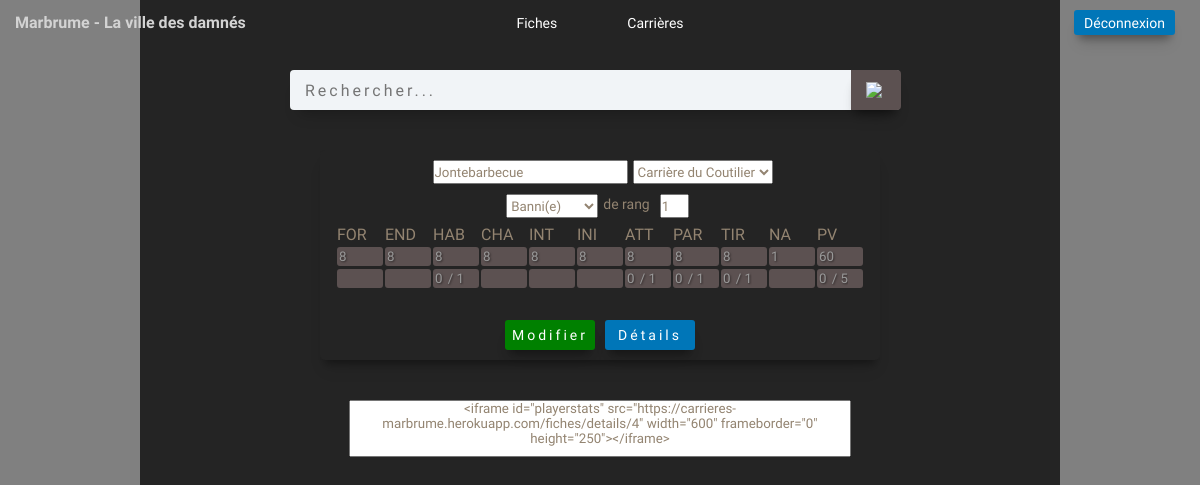
The page /fiches/4 (signed in) on the database its author committed.
### fiches/models.py (models this page shows, shortened)
class CharacterSheet(models.Model):
    name = models.CharField(max_length=50, blank=True, null=True)
    group = models.CharField(
        max_length=50, choices=CHOICES, default='Groupe', blank=True, null=True)
    rank = models.IntegerField(blank=True, null=True)
    path = models.ForeignKey(Carriere, on_delete=models.SET_NULL, null=True)
    For = models.IntegerField(blank=True, null=True, default=8)
    End = models.IntegerField(blank=True, null=True, default=8)
    Hab = models.IntegerField(blank=True, null=True, default=8)
    Char = models.IntegerField(blank=True, null=True, default=8)
    Int = models.IntegerField(blank=True, null=True, default=8)
    Ini = models.IntegerField(blank=True, null=True, default=8)
    Att = models.IntegerField(blank=True, null=True, default=8)
    Par = models.IntegerField(blank=True, null=True, default=8)
    Tir = models.IntegerField(blank=True, null=True, default=8)
    Na = models.IntegerField(blank=True, null=True, default=1)
    Pv = models.IntegerField(blank=True, null=True, default=60)
    For1V = models.IntegerField(blank=True, null=True, default=0)
    End1V = models.IntegerField(blank=True, null=True, default=0)
    Hab1V = models.IntegerField(blank=True, null=True, default=0)
    Char1V = models.IntegerField(blank=True, null=True, default=0)
    Int1V = models.IntegerField(blank=True, null=True, default=0)
    Ini1V = models.IntegerField(blank=True, null=True, default=0)
    Att1V = models.IntegerField(blank=True, null=True, default=0)
    Par1V = models.IntegerField(blank=True, null=True, default=0)
    Tir1V = models.IntegerField(blank=True, null=True, default=0)
    Na1V = models.IntegerField(blank=True, null=True, default=0)
    Pv1V = models.IntegerField(blank=True, null=True, default=0)
    For2V = models.IntegerField(blank=True, null=True, default=0)
    End2V = models.IntegerField(blank=True, null=True, default=0)
    Hab2V = models.IntegerField(blank=True, null=True, default=0)
    Char2V = models.IntegerField(blank=True, null=True, default=0)
    Int2V = models.IntegerField(blank=True, null=True, default=0)
    Ini2V = models.IntegerField(blank=True, null=True, default=0)
    Att2V = models.IntegerField(blank=True, null=True, default=0)
    Par2V = models.IntegerField(blank=True, null=True, default=0)
    Tir2V = models.IntegerField(blank=True, null=True, default=0)
    Na2V = models.IntegerField(blank=True, null=True, default=0)
    Pv2V = models.IntegerField(blank=True, null=True, default=0)
    For3V = models.IntegerField(blank=True, null=True, default=0)
    End3V = models.IntegerField(blank=True, null=True, default=0)
    Hab3V = models.IntegerField(blank=True, null=True, default=0)
    Char3V = models.IntegerField(blank=True, null=True, default=0)
    Int3V = models.IntegerField(blank=True, null=True, default=0)
    Ini3V = models.IntegerField(blank=True, null=True, default=0)
    Att3V = models.IntegerField(blank=True, null=True, default=0)
    Par3V = models.IntegerField(blank=True, null=True, default=0)
    Tir3V = models.IntegerField(blank=True, null=True, default=0)
    Na3V = models.IntegerField(blank=True, null=True, default=0)
    Pv3V = models.IntegerField(blank=True, null=True, default=0)
    For4V = models.IntegerField(blank=True, null=True, default=0)
    End4V = models.IntegerField(blank=True, null=True, default=0)
    Hab4V = models.IntegerField(blank=True, null=True, default=0)
    Char4V = models.IntegerField(blank=True, null=True, default=0)
    Int4V = models.IntegerField(blank=True, null=True, default=0)
    Ini4V = models.IntegerField(blank=True, null=True, default=0)
    Att4V = models.IntegerField(blank=True, null=True, default=0)
    Par4V = models.IntegerField(blank=True, null=True, default=0)
    Tir4V = models.IntegerField(blank=True, null=True, default=0)
    Na4V = models.IntegerField(blank=True, null=True, default=0)
    Pv4V = models.IntegerField(blank=True, null=True, default=0)
    created = models.TimeField(auto_now_add=True, null=True)
    class Meta:
        ordering = ['-created']

### carrieres/models.py (models this page shows)
class Carriere(models.Model):
    name = models.CharField(max_length=100, blank=True, null=True)
    rank = models.IntegerField(choices=RANKS, default=1, blank=True, null=True)
    For1 = models.IntegerField(blank=True, null=True)
    End1 = models.IntegerField(blank=True, null=True)
    Hab1 = models.IntegerField(blank=True, null=True)
    Char1 = models.IntegerField(blank=True, null=True)
    Int1 = models.IntegerField(blank=True, null=True)
    Ini1 = models.IntegerField(blank=True, null=True)
    Att1 = models.IntegerField(blank=True, null=True)
    Par1 = models.IntegerField(blank=True, null=True)
    Tir1 = models.IntegerField(blank=True, null=True)
    Na1 = models.IntegerField(blank=True, null=True)
    Pv1 = models.IntegerField(blank=True, null=True)
    For2 = models.IntegerField(blank=True, null=True)
    End2 = models.IntegerField(blank=True, null=True)
    Hab2 = models.IntegerField(blank=True, null=True)
    Char2 = models.IntegerField(blank=True, null=True)
    Int2 = models.IntegerField(blank=True, null=True)
    Ini2 = models.IntegerField(blank=True, null=True)
    Att2 = models.IntegerField(blank=True, null=True)
    Par2 = models.IntegerField(blank=True, null=True)
    Tir2 = models.IntegerField(blank=True, null=True)
    Na2 = models.IntegerField(blank=True, null=True)
    Pv2 = models.IntegerField(blank=True, null=True)
    For3 = models.IntegerField(blank=True, null=True)
    End3 = models.IntegerField(blank=True, null=True)
    Hab3 = models.IntegerField(blank=True, null=True)
    Char3 = models.IntegerField(blank=True, null=True)
    Int3 = models.IntegerField(blank=True, null=True)
    Ini3 = models.IntegerField(blank=True, null=True)
    Att3 = models.IntegerField(blank=True, null=True)
    Par3 = models.IntegerField(blank=True, null=True)
    Tir3 = models.IntegerField(blank=True, null=True)
    Na3 = models.IntegerField(blank=True, null=True)
    Pv3 = models.IntegerField(blank=True, null=True)
    For4 = models.IntegerField(blank=True, null=True)
    End4 = models.IntegerField(blank=True, null=True)
    Hab4 = models.IntegerField(blank=True, null=True)
    Char4 = models.IntegerField(blank=True, null=True)
    Int4 = models.IntegerField(blank=True, null=True)
    Ini4 = models.IntegerField(blank=True, null=True)
    Att4 = models.IntegerField(blank=True, null=True)
    Par4 = models.IntegerField(blank=True, null=True)
    Tir4 = models.IntegerField(blank=True, null=True)
    Na4 = models.IntegerField(blank=True, null=True)
    Pv4 = models.IntegerField(blank=True, null=True)
    created = models.TimeField(auto_now_add=True)
    def __str__(self):
        return self.name

### fiches/views.py (the view)
# urls.py: path('fiches/<str:pk>', views.fiche, name="charsheet"),
@login_required(login_url='login')
def fiche(request, pk):
    fiche = CharacterSheet.objects.get(id=pk)
    form = CharacterSheetForm(instance=fiche)
    carriere = Carriere.objects.get(name=fiche.path)
    page_title = f"Carrière {fiche.name}"
    if request.method == "POST":
        form = CharacterSheetForm(request.POST)
        if form.is_valid():
            fiche = form.save(commit=False)
            fiche.save()
            return redirect('/')
    context = {'page_title': page_title,
               'fiche': fiche, 'form': form, 'carriere': carriere, 'proxy': PROXY, 'url': URL}
    return render(request, 'fiches/fiche_details.html', context)

### fiches/forms.py
class CharacterSheetForm(ModelForm):
    class Meta:
        model = CharacterSheet
        fields = '__all__'

### fiches/templates/fiches/fiche_details.html (shortened to what this page needs)
{% extends "base/index.html" %}
{% load static %}
{% block content %}
<div class="container">
    <div class="sheet-container">
        <form action="{% url 'edit' fiche.id %}" method="POST" name="sheet-form">
        <table class="sheet-table">
            <div class="sheet-table-header">
                <input type="text" name="name" class="sheet-name" value="{{fiche.name}}">
                <div type="text" name="path" name="path" class="sheet-group">{{form.path}}</div>
            </div>
            <div class="sheet-table-header sub">
                <select name="group" >
                    <option selected="{{fiche.group}}" value="{{fiche.group}}">{{fiche.group}}</option>
                  </select>
                <p>de rang</p>
                <input type="number" id="rank" min="1" max="4" name="rank" value="{{fiche.rank}}">
            </div>
            <tr>
                <td style="border-bottom: none;">FOR</td>
                <td style="border-bottom: none;">END</td>
                <td style="border-bottom: none;">HAB</td>
                <td style="border-bottom: none;">CHA</td>
                <td style="border-bottom: none;">INT</td>
                <td style="border-bottom: none;">INI</td>
                <td style="border-bottom: none;">ATT</td>
                <td style="border-bottom: none;">PAR</td>
                <td style="border-bottom: none;">TIR</td>
                <td style="border-bottom: none;">NA</td>
                <td style="border-bottom: none;">PV</td>
            </tr>
            <tr>
                <td><input type="number" name="For" min="4" max="16" value="{{fiche.For}}"></td>
                <td><input type="number" name="End" min="4" max="16" value="{{fiche.End}}"></td>
                <td><input type="number" name="Hab" min="4" max="16" value="{{fiche.Hab}}"></td>
                <td><input type="number" name="Char" min="4" max="16" value="{{fiche.Char}}"></td>
                <td><input type="number" name="Int" min="4" max="16" value="{{fiche.Int}}"></td>
                <td><input type="number" name="Ini" min="4" max="16" value="{{fiche.Ini}}"></td>
                <td><input type="number" name="Att" min="4" max="16" value="{{fiche.Att}}"></td>
                <td><input type="number" name="Par" min="4" max="16" value="{{fiche.Par}}"></td>
                <td><input type="number" name="Tir" min="4" max="16" value="{{fiche.Tir}}"></td>
                <td><input type="number" name="Na" min="1" max="16" value="{{fiche.Na}}"></td>
                <td><input type="number" name="Pv" min="60" max="120" value="{{fiche.Pv}}"></td>
            </tr>
            <tr>
                {% if fiche.rank == 1 %}
                    <td><input type="number" name="For1V" min="0" max="{{carriere.For1}}"
                    </td>
                    <td><input type="number" name="End1V" min="0" max="{{carriere.End1}}"
                    </td>
                    <td><input type="number" name="Hab1V" min="0" max="{{carriere.Hab1}}" {% if carriere.Hab1 != None %} value="{{fiche.Hab1V}}"><input class="sup" type="number" placeholder="/ {{carriere.Hab1}}">
                        {% endif %}
                    </td>
                    <td><input type="number" name="Char1V" min="0" max="{{carriere.Char1}}"
                    </td>
                    <td><input type="number" name="Int1V" min="0" max="{{carriere.Int1}}"
                    </td>
                    <td><input type="number" name="Ini1V" min="0" max="{{carriere.Ini1}}"
                    </td>
                    <td><input type="number" name="Att1V" min="0" max="{{carriere.Att1}}" {% if carriere.Att1 != None %} value="{{fiche.Att1V}}"><input class="sup" type="number" placeholder="/ {{carriere.Att1}}">
                        {% endif %}
                    </td>
                    <td><input type="number" name="Par1V" min="0" max="{{carriere.Par1}}" {% if carriere.Par1 != None %} value="{{fiche.Par1V}}"><input class="sup" type="number" placeholder="/ {{carriere.Par1}}">
                        {% endif %}
                    </td>
                    <td><input type="number" name="Tir1V" min="0" max="{{carriere.Tir1}}" {% if carriere.Tir1 != None %} value="{{fiche.Tir1V}}"><input class="sup" type="number" placeholder="/ {{carriere.Tir1}}">
                        {% endif %}
                    </td>
                    <td><input type="number" name="Na1V" min="0" max="{{carriere.Na1}}"
                    </td>
                    <td><input type="number" name="Pv1V" min="0" max="{{carriere.Pv1}}" {% if carriere.Pv1 != None %} value="{{fiche.Pv1V}}"><input class="sup" type="number" placeholder="/ {{carriere.Pv1}}">
                        {% endif %}
                    </td>
                {% endif %}
                </td>
            </tr>
            <div class="sheet-table-btns-grp">
                <button type="submit" class="sheet-table-btn">Modifier</button>
            <a class="btn-link" href="{% url 'charsheet_details' fiche.id %}"><div class="sheet-table-btn details button">Détails</div></a>
            </div>
        </table>
    </form>
    </div>
<textarea class="sheet_url"><iframe id="playerstats" src="{{url}}{{fiche.id}}" width="600" frameborder="0" height="250"></iframe></textarea>
</div>
{% endblock %}

### static/styles/main.css (style rules this page uses)
* { margin: 0; padding: 0; color: #938471; transition: 250ms all; font-family: "Caudex", serif; }
a { text-decoration: none; color: inherit; }
body, html { width: 100%; height: 100%; background-image: url(../images/5aDIbZs.png); background-color: #808080; overflow: hidden; }
button, .button { border: none !important; outline: none !important; border-radius: 3px; cursor: pointer !important; box-shadow: rgb(0 0 0 / 12%) 0px 13px 15px -5px, rgb(0 0 0 / 35%) 0px 8px 8px -5px; }
.container { position: absolute; width: 100%; top: 50px; bottom: 0px; z-index: 5; }

### static/styles/sheets.css (style rules this page uses)
.sheet-container { position: relative; left: 50%; width: 560px; height: 210px; margin-top: 100px; margin-bottom: 40px; border-radius: 5px; transform: translateX(-50%); box-shadow: rgb(0 0 0 / 12%) 0px 13px 15px -5px, rgb(0 0 0 / 35%) 0px 8px 8px -5px; background-image: url(../images/yNoKK6g.png); background-color: #242424; }
.sheet_url { position: relative; left: 50%; width: 500px; height: 55px; transform: translateX(-50%); text-align: center; resize: none; }
#id_path { height: 24px; }

### static/styles/tables.css (style rules this page uses)
.sheet-table { position: relative; width: 560px; top: 15px; display: flex; justify-content: center; }
.sheet-table input { width: 42px; background-color: #5c5151; border: 2px solid #5c5151; border-radius: 3px; color: #999999; text-shadow: 1px 1px 2px rgb(0 0 0 / 50%); }
.sheet-table-header { position: relative; display: flex; justify-content: center; top: 10px; }
.sheet-table-header input { height: 20px; margin: 0 5px 0 5px; }
.sheet-table-header p { position: relative; bottom: -2px; font-size: 14px !important; }
.sub { margin-top: 10px; }
.sub input { width: 25px; }
.sub p { margin: 0 5px 0 5px; }
.sheet-table-btns-grp { position: absolute; display: flex; left: 50%; bottom: 10px; transform: translateX(-50%); }
.sheet-table-btn { position: relative; display: flex; align-items: center; justify-content: center; font-size: 14px; width: 90px; height: 30px; margin: 0 5px 0 5px; background-color: green; color: #ffffff !important; letter-spacing: 3px; }
.details { background-color: #0076b8; }

### rows shown on the page
CharacterSheet: name "Jontebarbecue", path "Carrière du Coutilier", group "Banni(e)", rank "1", For "8", End "8", Hab "8", Char "8", Int "8", Ini "8", Att "8", Par "8", Tir "8", Na "1", Pv "60", Hab1V "0", Att1V "0", Par1V "0", Tir1V "0", Pv1V "0", id "<iframe id=\"playerstats\" src=\"https://carrieres-marbrume.herokuapp.com/fiches/details/4\" width=\"600\" frameborder=\"0\" height=\"250\"></iframe>"
